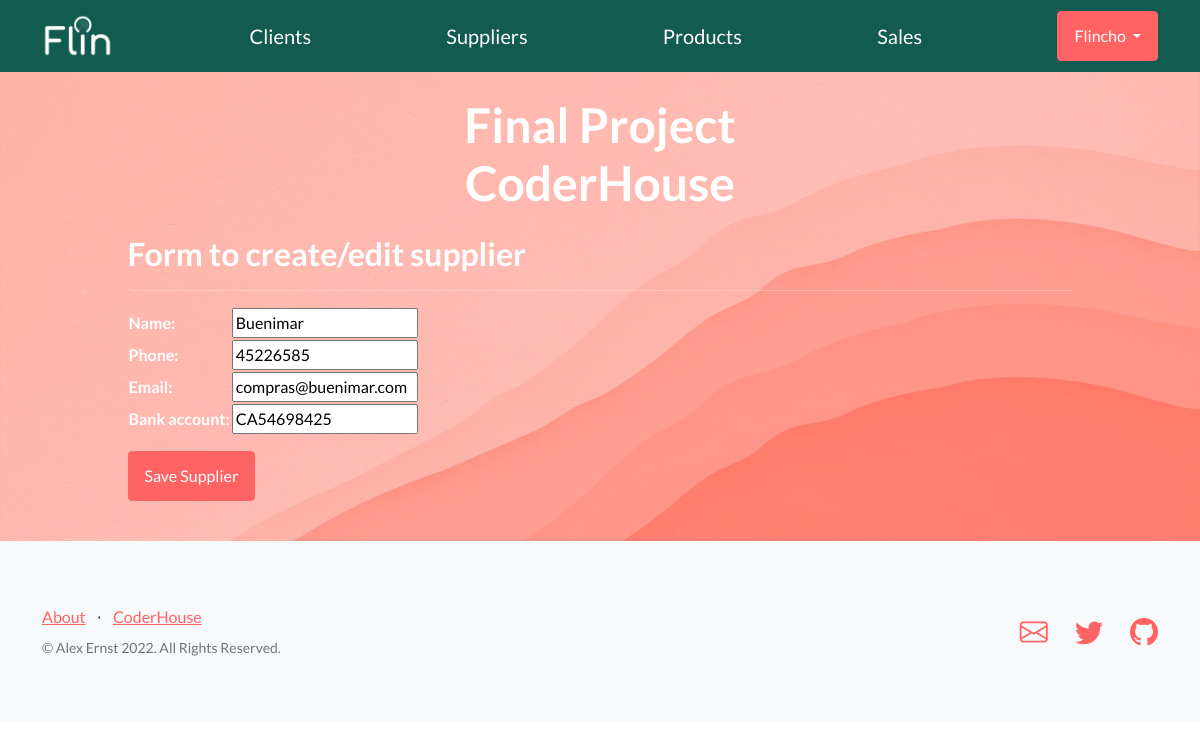
The page /suppliers/supplier/1/update (signed in) on the database its author committed.
### suppliers/models.py (models this page shows)
class Supplier(models.Model):
    name = models.CharField(max_length=40)
    phone = models.IntegerField()
    email = models.EmailField()
    bank_account = models.CharField(max_length=40)
    working_since = models.DateField(default="2000-01-01")

### suppliers/views.py (the view)
# urls.py: path('supplier/<int:pk>/update', views.SupplierUpdateView.as_view(), name='supplier-update'),
class SupplierUpdateView(LoginRequiredMixin, UpdateView):
    model = Supplier
    success_url = reverse_lazy('suppliers:supplier-list')
    fields = ['name', 'phone', 'email', 'bank_account']

### suppliers/templates/suppliers/supplier_form.html (shortened to what this page needs)
{% extends "main/index.html" %}
{% load static %}
{% block content %}
<h2>Form to create/edit supplier</h2>
<hr></hr>
<form action="" method="POST">
    <p>
    <table>
        {{ form.as_table }}
    </table>
    </p>
    <p>
        <input type="submit" class="btn btn-primary" value="Save Supplier" />
    </p>
</form>
{% endblock %}

### main/templates/main/index.html (shortened to what this page needs)
<!DOCTYPE html>
<html lang="en">
    <head>
        {% load static %}
        <link href="https://cdn.jsdelivr.net/npm/bootstrap-icons@1.5.0/font/bootstrap-icons.css" rel="stylesheet" type="text/css" />
        <link href="{% static 'main/css/styles.css' %}" rel="stylesheet" />
    </head>
    <body>
        <nav class="navbar navbar-light static-top" style="background-color: #125B50;">
            <div class="container">
                <a class="navbar-brand" href="{% url 'home' %}"><img style="height: 2.3em" src="{% static 'main/assets/Flin_isologo_blanco.png' %}" alt="Home"></img></a>
                <a class="navbar-brand" href="{% url 'clients:client-list' %}">Clients</a>
                <a class="navbar-brand" href="{% url 'suppliers:supplier-list' %}">Suppliers</a>
                <a class="navbar-brand" href="{% url 'products:product-list' %}">Products</a>
                <a class="navbar-brand" href="{% url 'sales:sale-list' %}">Sales</a>
                {% if user.is_authenticated %}
                <div class="dropdown">
                  <button class="btn btn-primary dropdown-toggle" type="button" id="UserMenoButton" data-bs-toggle="dropdown">
                    {{ user.username }}
                  </button>
                </div>
                {% else %}
                <a  class="btn btn-primary" href="{% url 'accounts:user-login' %}">Log in</a>
                {% endif %}
            </div>
        </nav>
        <header class="masthead">
            <div class="container position-relative">
                <div class="row justify-content-center">
                    <div class="col-xl-6">
                        <div class="text-center text-white">
                            <h1 class="mb-5">Final Project<br>CoderHouse</h1>
                            <div class="text-lg-start text-white">
                                {% block content %}
                                {% endblock %}
                            </div>
                        </div>
                    </div>
                </div>
            </div>
        </header>
        <footer class="footer bg-light">
            <div class="container">
                <div class="row">
                    <div class="col-lg-6 h-100 text-center text-lg-start my-auto">
                        <ul class="list-inline mb-2">
                            <li class="list-inline-item"><a href="https://www.youtube.com/watch?v=a3Z7zEc7AXQ&t" target="_blank">About</a></li>
                            <li class="list-inline-item">⋅</li>
                            <li class="list-inline-item"><a href="https://www.coderhouse.com" target="_blank">CoderHouse</a></li>
                        </ul>
                        <p class="text-muted small mb-4 mb-lg-0">&copy; Alex Ernst 2022. All Rights Reserved.</p>
                    </div>
                    <div class="col-lg-6 h-100 text-center text-lg-end my-auto">
                        <ul class="list-inline mb-0">
                            <li class="list-inline-item me-4">
                                <a href="mailto:alex24oct@gmail.com?subject=Webpage contact" target="_blank"><i class="bi-envelope fs-3"></i></a>
                            </li>
                            <li class="list-inline-item me-4">
                                <a href="https://twitter.com" target="_blank"><i class="bi-twitter fs-3"></i></a>
                            </li>
                            <li class="list-inline-item">
                                <a href="https://github.com/Flincho/Proyecto-Final-CoderHouse" target="_blank"><i class="bi-github fs-3"></i></a>
                            </li>
                        </ul>
                    </div>
                </div>
            </div>
        </footer>
    </body>
</html>

### rows shown on the page
Supplier: name "Buenimar", phone "45226585", email "compras@buenimar.com", bank_account "CA54698425"

### other values the page prints
{{ user.username }} "Flincho"
